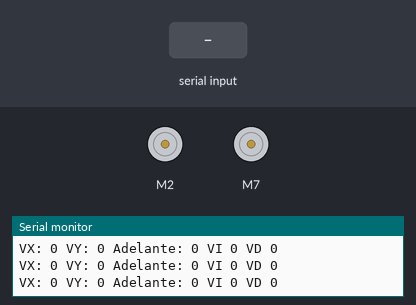
The sketch below on a simulated Arduino Uno, built with avr-gcc and run on an emulated ATmega328P. Parts: 2 × DC motor (green arrow = forward, orange = backward, longer = faster), the last lines printed to the serial monitor. The test bench sets the inputs (shaded band).

Above: at 1.2 s.
1.3 s: "y90\n" received over the second serial link
At 1.6 s:
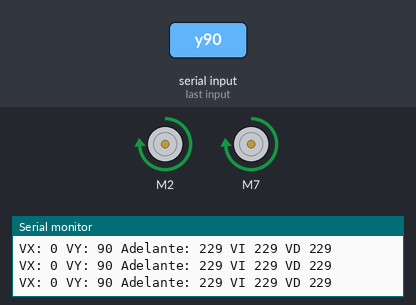
2.8 s: "-\n" received over the second serial link
At 3.4 s:
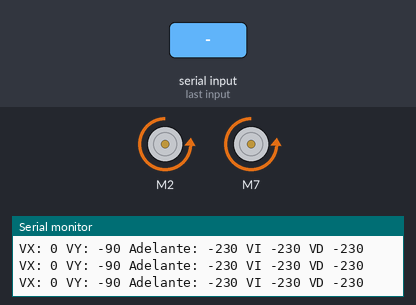
4.3 s: "90,45\n" received over the second serial link
At 5.5 s:
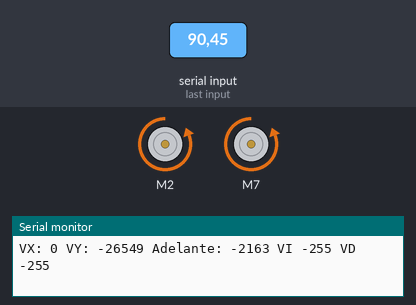
5.8 s: "30,150\n" received over the second serial link
At 7.0 s:
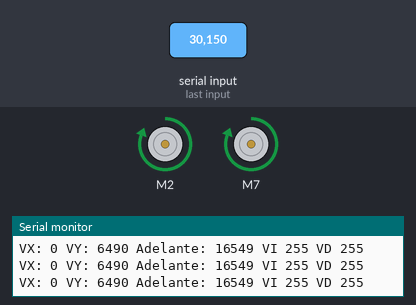
7.3 s: "y,45\n" received over the second serial link
At 7.6 s:
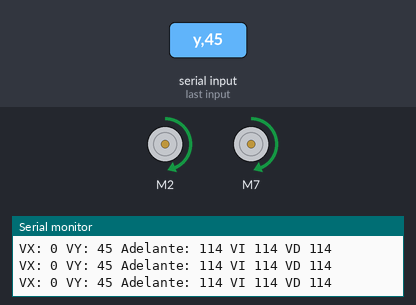
8.8 s: "x90\n" received over the second serial link
At 9.4 s:
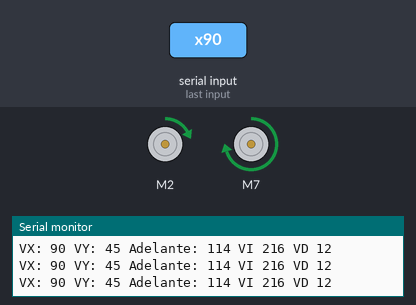
Timing chart, 0 to 11.3 s (numbered marks = the images above; inputs shaded):
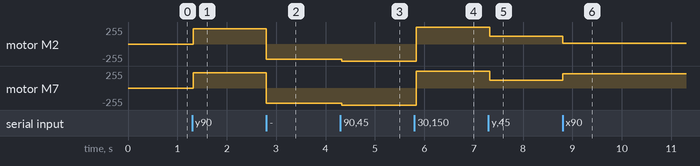

Measured:
- after the input at 1.3 s, motor M2, motor M7: stopped → forward 229/255 at once
- after the input at 2.8 s, motor M2, motor M7: forward 229/255 → backward 230/255 at once
- after the input at 4.3 s, motor M2, motor M7: backward 230/255 → backward 255/255 at once
- after the input at 5.8 s, motor M2, motor M7: backward 255/255 → forward 255/255 at once
- after the input at 7.3 s, motor M2, motor M7: forward 255/255 → forward 114/255 at once
- after the input at 8.8 s, motor M2: forward 114/255 → forward 12/255 at once; motor M7: forward 114/255 → forward 216/255 at once

The sketch:

CarritoBTArduino.ino
```cpp
#include <SoftwareSerial.h>//Se puede emular mas de un puerto serial
#include <SparkFun_TB6612.h>

SoftwareSerial BTSerial(12, 11); // RX | TX Poner los pines que usas

#define AIN1 2
#define BIN1 7
#define AIN2 4
#define BIN2 8
#define PWMA 5
#define PWMB 6
#define STBY 9

const int offsetA = 1;
const int offsetB = 1;

Motor MotorDerecha = Motor(AIN1, AIN2, PWMA, offsetA, STBY);
Motor MotorIzquierda = Motor(BIN1, BIN2, PWMB, offsetB, STBY);


int ValorX = 0;
int ValorY = 0;

int ValorDerecha = 0;
int ValorIzquierda = 0;

int EstadoBusqueda = 0;
int ValorNegativo = 1;
int Adelante = 0;

void setup() {
  Serial.begin(9600);
  BTSerial.begin(9600);
  //Inicializando los puerto seria de ambos lados
}

void loop() {
  Serial.print("VX: ");
  Serial.print(ValorX);
  Serial.print(" VY: ");
  Serial.print(ValorY);
  Serial.print(" Adelante: ");
  Serial.print(Adelante);
  Serial.print(" VI ");
  Serial.print(ValorIzquierda);
  Serial.print(" VD ");
  Serial.println( ValorDerecha);
  ActualizarBT();
  ActualizarMotor();

}

void ActualizarMotor() {
  Adelante = map(ValorY, -100, 100, -255, 255);

  ValorDerecha = map(ValorX, 0, 100, Adelante, 0);
  ValorDerecha = constrain(ValorDerecha, -255, 255);
  ValorIzquierda = map(ValorX, -100, 0, 0, Adelante);
  ValorIzquierda = constrain(ValorIzquierda, -255, 255);
  MotorDerecha.drive( ValorDerecha);
  MotorIzquierda.drive(ValorIzquierda);

}

void ActualizarBT() {
  while (BTSerial.available()) {
    char Letra = BTSerial.read();
    if (Letra == 'x' ) {
      EstadoBusqueda = 1;
      ValorX = 0;
      ValorNegativo = 1;
    }
    else if (Letra == 'y') {
      EstadoBusqueda = 2;
      ValorY = 0;
      ValorNegativo = 1;
    }
    else if (Letra == '-') {
      ValorNegativo = -1;
    }
    else if (Letra >= '0' && Letra <= '9') {
      int Valor = int(Letra - '0');
      if (EstadoBusqueda == 1) {
        ValorX = ValorX * 10 + Valor;
      }
      else if (EstadoBusqueda == 2) {
        ValorY = ValorY * 10 + Valor;
      }
    }
    else if (Letra == '\n') {
      if (EstadoBusqueda == 1) {
        ValorX = ValorNegativo * ValorX;
      }
      else if (EstadoBusqueda == 2) {
        ValorY = ValorNegativo * ValorY;
      }
    }
  }
}
```
